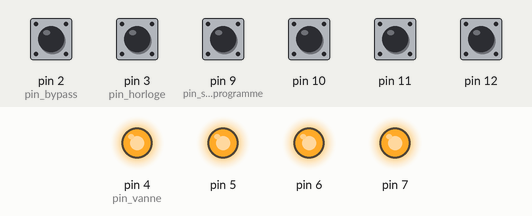
Simulated run of this sketch. Board: Arduino Uno, built with avr-gcc and run on an emulated ATmega328P. Parts: output pins drawn as LEDs (lit = HIGH). Inputs (shaded band) come from the test bench; at power-on: pin 2 (pin_bypass), pin 3 (pin_horloge), pin 9 (pin_selecteur_programme), pin 10–12 HIGH. The local clock reads 2024-03-15 10:24:30 at power-on unless the sketch sets it; what the sketch prints to the serial monitor is not drawn.

Above: at 2.8 s.
2.9 s: pin 2 (pin_bypass) pulled LOW for 1.2 s
At 4.3 s:
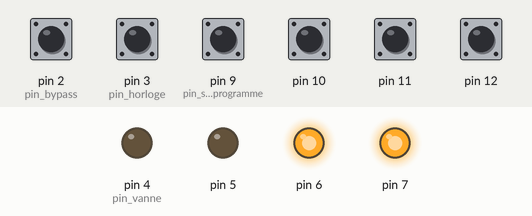
5.6 s: pin 3 (pin_horloge) pulled LOW for 1.2 s
At 7.3 s:
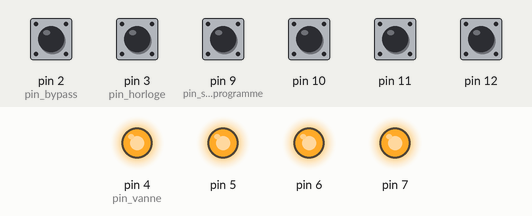
Timing chart, 0 to 8.8 s (numbered marks = the images above; inputs shaded):
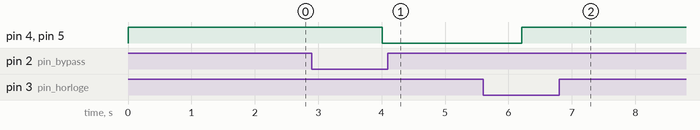

The sketch:

programme_arduino.ino
```cpp
// Gestion de l'arosage automatique
// arosage palaiseau jardin du bas
// Eric dupuy
// ericdelpozo@free.fr


#include <RTClib.h>
#include <Wire.h>

#define nb_vannes 3               // il y a 3 vannes programmables + 1 qui sert de coupure générale (sécurité)
#define nb_programmes 5
#define duree_max 3600000         //durée maximum en continu
#define pin_bypass 2              //pin du bouton pour forcer un cycle d'arrosage
#define pin_horloge 3             // pin du bouton qui réinitialise l'horloge  (en cas de changement de pile)
#define pin_vanne 4               //pour le premier relai de l'électrovanne , pour les autres on ajoute 1,
#define pin_selecteur_programme 9 // 9, 10, 11 12 (4 positions)
#define debug_serial 0            //1 --> sorties sérial de debug, sinon, rien
#define duree_cycle_force 300     // durée en seconde d'un cycle d'allumage forcé
struct temps
{
  unsigned char heure;
  unsigned char minute;
  unsigned char seconde;
};
struct Trigg                // un déclancheur = plage de fonctionnement
{
  struct temps debut;
  struct temps fin;
};
struct Prog                   //structure d'une programmation pour l'ensemble des vannes
{
  struct Trigg* vannes[nb_vannes];
  unsigned char nb_triggs[nb_vannes];
};

bool flag_clock_reset=false;
bool bypass=false;            //cycle d'arrosage focré qui prend temporairement la main sur la programmation
long start_action=0;
bool started_action=false;
RTC_DS3231 rtc;
struct temps start_bp={0,0,0};
struct temps end_bp={0,0,0};
struct temps actuel_temps;    // heure courante (mise à jour dans le loop)
struct Prog* programmes;      //ensemble des programmes


//calcul de l'écart en secondes,  avec t2 représentant une date postérieure à t1 (entre 0h00 et 23h59)
long ecart_temps(struct temps* t1,struct temps * t2)
{
  long d1=(long)t1->heure*3600L+(long)t1->minute*60L+(long)t1->seconde;
  long d2=(long)t2->heure*3600L+(long)t2->minute*60L+(long)t2->seconde;
  if (d2>d1) {return d2-d1;} else {return 86400-d1+d2;}
}

// teste si val appartient à un intervalle entre deux temps
bool temps_in(struct temps* start,struct temps* end,struct temps* val)
{
return (ecart_temps(start,val)<= ecart_temps(start,end));
}

//recupère l'heure courante
void get_temps(struct temps* t)
{
  DateTime now = rtc.now();
  t->heure=now.hour();
  t->minute=now.minute();
  t->seconde=now.second();
}

//affiche les informations au démarrage, en mode debug
void info_setup()
{
#if debug_serial
  Serial.print("\nProgrammation de l'arrosage automatique\n");
  Serial.print(nb_vannes);
  Serial.print(" vannes disponibles\n\n");
  Serial.print(nb_programmes -1);
  Serial.print(" programmes disponibles\n\n");
  Serial.print("temps continue maximal (protection) :");
  Serial.print((long)duree_max);
  Serial.print("\n\n");
  Serial.print("\n programmes disponibles:\n");
    for (int i=0;i<nb_programmes;i++){
      info_prg(i);
    }
#endif
}
void setup(){

  Serial.begin(9600);
  Wire.begin();
  rtc.begin();

  // déclaration des deux intérruptions attachées aux boutons
  pinMode(pin_bypass, INPUT_PULLUP);
  pinMode(pin_horloge, INPUT_PULLUP);

  //initialisation des pins du GPIO
  pinMode( pin_selecteur_programme, INPUT_PULLUP);
  pinMode( pin_selecteur_programme+1, INPUT_PULLUP);
  pinMode( pin_selecteur_programme+2, INPUT_PULLUP);
  pinMode( pin_selecteur_programme+3, INPUT_PULLUP);
  pinMode(pin_vanne, OUTPUT);
  pinMode(pin_vanne+1, OUTPUT);
  pinMode(pin_vanne+2, OUTPUT);
  pinMode(pin_vanne+3, OUTPUT);

  digitalWrite(pin_vanne, HIGH);    // on ferme mes relais
  digitalWrite(pin_vanne+1, HIGH);
  digitalWrite(pin_vanne+2, HIGH);
  digitalWrite(pin_vanne+3, HIGH);

//déclaration des programmes des plages horaires de toutes les vannes
programmes=(struct Prog* )malloc(sizeof(struct Prog)*nb_programmes);
//Le programme 0 est utilsé pour le cycle d'arrosage forcé, ne pas l'utiliser
programmes[0].nb_triggs[0]=1;
programmes[0].nb_triggs[1]=1;
programmes[0].nb_triggs[2]=1;
programmes[0].vannes[0] =(struct Trigg* )malloc(sizeof(struct Trigg)*programmes[0].nb_triggs[0]);
programmes[0].vannes[1] =(struct Trigg* )malloc(sizeof(struct Trigg)*programmes[0].nb_triggs[1]);
programmes[0].vannes[2] =(struct Trigg* )malloc(sizeof(struct Trigg)*programmes[0].nb_triggs[2]);
programmes[0].vannes[0][0]={0,0,0,0,0,0};
programmes[0].vannes[1][0]={0,0,0,0,0,0};
programmes[0].vannes[2][0]={0,0,0,0,0,0};

//programme1 soir et matin 10 mins
programmes[1].nb_triggs[0]=2;                 // 2 déclanchements dans la journée pour chaque vanne
programmes[1].nb_triggs[1]=2;
programmes[1].nb_triggs[2]=2;
programmes[1].vannes[0] =(struct Trigg* )malloc(sizeof(struct Trigg)*programmes[1].nb_triggs[0]);
programmes[1].vannes[1] =(struct Trigg* )malloc(sizeof(struct Trigg)*programmes[1].nb_triggs[1]);
programmes[1].vannes[2] =(struct Trigg* )malloc(sizeof(struct Trigg)*programmes[1].nb_triggs[2]);
programmes[1].vannes[0][0]={6 ,0,0,6 ,10,0};   // premier declencheur de la première vanne
programmes[1].vannes[0][1]={20,0,0,20,10,0};   // deuxième déclencheur de la première vanne
programmes[1].vannes[1][0]={6 ,10,1,6 ,20,0};
programmes[1].vannes[1][1]={20,10,1,20,20,0};
programmes[1].vannes[2][0]={6 ,20,1,6 ,30,0};
programmes[1].vannes[2][1]={20,20,1,20,30,0};

//programme2 soir et matin 15 mins
programmes[2].nb_triggs[0]=2;
programmes[2].nb_triggs[1]=2;
programmes[2].nb_triggs[2]=2;
programmes[2].vannes[0] =(struct Trigg* )malloc(sizeof(struct Trigg)*programmes[2].nb_triggs[0]);
programmes[2].vannes[1] =(struct Trigg* )malloc(sizeof(struct Trigg)*programmes[2].nb_triggs[1]);
programmes[2].vannes[2] =(struct Trigg* )malloc(sizeof(struct Trigg)*programmes[2].nb_triggs[2]);
programmes[2].vannes[0][0]={6 ,0,0,6 ,15,0};
programmes[2].vannes[0][1]={20,0,0,20,15,0};
programmes[2].vannes[1][0]={6 ,15,1,6 ,30,0};
programmes[2].vannes[1][1]={20,15,1,20,30,0};
programmes[2].vannes[2][0]={6 ,30,1,6 ,45,0};
programmes[2].vannes[2][1]={20,30,1,20,45,0};

//programme3 matin 15 mins
programmes[3].nb_triggs[0]=1;
programmes[3].nb_triggs[1]=1;
programmes[3].nb_triggs[2]=1;
programmes[3].vannes[0] =(struct Trigg* )malloc(sizeof(struct Trigg)*programmes[3].nb_triggs[0]);
programmes[3].vannes[1] =(struct Trigg* )malloc(sizeof(struct Trigg)*programmes[3].nb_triggs[1]);
programmes[3].vannes[2] =(struct Trigg* )malloc(sizeof(struct Trigg)*programmes[3].nb_triggs[2]);
programmes[3].vannes[0][0]={6,0,0,6,15,0};
programmes[3].vannes[1][0]={6,15,1,6,30,0};
programmes[3].vannes[2][0]={6,30,1,6,45,0};
//programme4 soir 15 min
programmes[4].nb_triggs[0]=1;
programmes[4].nb_triggs[1]=1;
programmes[4].nb_triggs[2]=1;
programmes[4].vannes[0] =(struct Trigg* )malloc(sizeof(struct Trigg)*programmes[4].nb_triggs[0]);
programmes[4].vannes[1] =(struct Trigg* )malloc(sizeof(struct Trigg)*programmes[4].nb_triggs[1]);
programmes[4].vannes[2] =(struct Trigg* )malloc(sizeof(struct Trigg)*programmes[4].nb_triggs[2]);
programmes[4].vannes[0][0]={20,0,0,20,15,0};
programmes[4].vannes[1][0]={20,15,1,20,30,0};
programmes[4].vannes[2][0]={20,30,1,20,45,0};

info_setup();

Serial.print("\nÉtat: démarré\n");
start_action=0;
started_action=false;

}

// Afficher des plages d'un programme sur le port serie
void info_prg(unsigned char p)
{
#if debug_serial
  Serial.print("programme ");
  Serial.print(p,"\n");

  for (unsigned i=0;i<nb_vannes;i++)
  {
   for (unsigned j=0;j< programmes[p].nb_triggs[i];j++)
   {
     struct temps debut=programmes[p].vannes[i][j].debut;
     struct temps fin=programmes[p].vannes[i][j].fin;

      Serial.write("\nvanne");
      Serial.print(i+1);
      Serial.write("  ");
      Serial.print(debut.heure);
      Serial.print(":");
      Serial.print(debut.minute);
      Serial.print(":");
      Serial.print(debut.seconde);
      Serial.write(" -->  ");
      Serial.print(fin.heure);
      Serial.print(":");
      Serial.print(fin.minute);
      Serial.print(":");
      Serial.print(fin.seconde);
     }
  }
#endif
}


void set_bypass()   //déclanché par un bouton, mise en place du cycle forcé
{
  unsigned char h=actuel_temps.heure;
  unsigned char m=actuel_temps.minute;
  unsigned char s=actuel_temps.seconde;

if (bypass==true){return;}   //attendre la fin du cycle forcé avant de pouvoir en relancer un autre

#if debug_serial
  Serial.print("\n Mise en route du Cycle forcé");
#endif

  //calculs des plages horaires du programme 0 pour un cycle forcé d'allumage de vannes

  start_bp={h,m,s};

  unsigned char h2,m2,s2;
  long starts=(long)h*3600L+(long)m*60L+(long)s;
  long duree=duree_cycle_force ;
  long ends=starts+duree;

  if (ends>86400) {ends=ends-86400;}
  h2=ends /3600;
  m2=ends %3600/60;
  s2=ends %60;

  programmes[0].vannes[0][0]={h,m,s,h2,m2,s2};

  ends=ends+1;
  if (ends>86400) {ends=ends-86400;}
  h=ends /3600;
  m=ends %3600/60;
  s=ends %60;
   ends=ends+duree;
  if (ends>86400) {ends=ends-86400;}
  h2=ends /3600;
  m2=ends %3600/60;
  s2=ends %60;
  programmes[0].vannes[1][0]={h,m,s,h2,m2,s2};
  ends=ends+1;
  if (ends>86400) {ends=ends-86400;}
  h=ends /3600;
  m=ends %3600/60;
  s=ends %60;
  ends=ends+duree;
  if (ends>86400) {ends=ends-86400;}
  h2=ends /3600;
  m2=ends %3600/60;
  s2=ends %60;

  programmes[0].vannes[2][0]={h,m,s,h2,m2,s2};

  ends=ends+1;
  if (ends>86400) {ends=ends-86400;}
  h=ends /3600;
  m=ends %3600/60;
  s=ends %60;
  end_bp={h,m,s};
#if debug_serial
  Serial.print("\n cycle forcé\n");
  info_prg(0);
#endif
  bypass=true;
  }


//recupère le programme en cours,  p=-1 si le selecteur est sur le position 0: programmation éteinte
int get_programme()
{
int p=-1;
if (digitalRead(pin_selecteur_programme)==0) {p=1;}
if (digitalRead(pin_selecteur_programme+1)==0) {p=2;}
if (digitalRead(pin_selecteur_programme+2)==0) {p=3;}
if (digitalRead(pin_selecteur_programme+3)==0) {p=3;}
return p;
}

// Boucle principale
void loop(){
  int prg;
  bool in_action=false;
  bool force_stop=false;
  long duree_action=0;
  long ts1,ts2;

  ts1=millis();

  get_temps(&actuel_temps);   //lecture de l'heure courante

//#################################################
//#      détermiation du programme à traiter      #
//#################################################
  if ((bypass==true ) && !temps_in(&start_bp,&end_bp,&actuel_temps))
      {bypass=false;}
  prg=(bypass==true)? 0:get_programme();    // en bypass c'est le programme 0 qui s'applique


//#######################################################
//#          Calcul de la durée de l'action en cours    #
//#######################################################
  if (started_action==false) {duree_action=0;}
  else{
    long d=millis();
    if (d>=start_action) {duree_action=d-start_action;}
    else{duree_action=(4294967295-start_action)+d;}
     }
  force_stop=(duree_action>duree_max);

//affichage d'infos de debuggage
#if debug_serial
  char tx[70];
  sprintf(tx, "\nTime %02d:%02d:%02d prog=%d started=%d durée=%ld force_stop=%d", actuel_temps.heure, actuel_temps.minute,actuel_temps.seconde,prg,started_action,duree_action,force_stop);
  Serial.print(tx);
#endif

//#################################################
//#        traitement de la programmation         #
//#################################################
  in_action=false;
   if (prg>=0)  //si prg=-1 --> le selecteur de probramme est sur la position 0--> aucun programme a effectuer
    {
      //allumage des vannes selon le programme

      for (unsigned i=0;i<nb_vannes;i++)
      {
        bool etatvanne=false;
        for (unsigned j=0;j< programmes[prg].nb_triggs[i];j++)
        {
          struct temps debut=programmes[prg].vannes[i][j].debut;
          struct temps fin=programmes[prg].vannes[i][j].fin;
          if (temps_in(&debut,&fin,&actuel_temps)==true)   //regarde tous les déclancheur pour la vanne i
          {
            etatvanne=true;       // permet de savoir si la vanne testée est allumée par un des déclancheurs
            in_action=true;       // si false en sortie de boucles, aucune vanne n'est en cours d'utilisation pour l'eheure courante
          }
        }
        if (etatvanne && !force_stop)
          {
            digitalWrite(pin_vanne,     LOW);   // ouverture de la vanne principale et de la vanne en action
            digitalWrite(pin_vanne+1+i, LOW);
            if (started_action==false) {         // initialise le compteur pour le calcul de la durée
#if debug_serial
                Serial.print("\n Allumage vanne ");
                Serial.print(i+1);
#endif
                started_action=true;
                start_action=millis();}
          }
        else
          {
#if debug_serial
          Serial.print("\n Extinction vanne ");
          Serial.print(i+1);
#endif

          digitalWrite(pin_vanne+1+i,HIGH);// fermeture de la vanne

#if debug_serial
          Serial.print(" fait");
#endif
          }
        }
        if (!in_action)
          {
            digitalWrite(pin_vanne,   HIGH);    // on ferme mes relais
            digitalWrite(pin_vanne+1, HIGH);
            digitalWrite(pin_vanne+2, HIGH);
            digitalWrite(pin_vanne+3, HIGH);
            started_action=false;
          }
    }
    else
    {
      digitalWrite(pin_vanne,   HIGH);    // on ferme mes relais
      digitalWrite(pin_vanne+1, HIGH);
      digitalWrite(pin_vanne+2, HIGH);
      digitalWrite(pin_vanne+3, HIGH);
      started_action=false;
      }
// ####################################################################
// #              Gestion des deux boutons                            #
// ####################################################################

//################################################
//#             cyle forcé avec un appuye long   #
//################################################
if (digitalRead(pin_bypass)==0){
    bool flag=true;
    char count=0;
    while (count<10)  // teste que le bouton est maintenu 200ms
    {
      delay(20);
      count++;
      if (digitalRead(pin_bypass)!=0) {flag=false;}

    }
    if (flag) {set_bypass();}
}

//#####################################################################
//#     réinitialisation de l'heure à 12h00 avec un appuie long       #
//#####################################################################
  if (digitalRead(pin_horloge)==0){
    bool flag=true;
    char count=0;
    while (count<10)  // teste que le bouton est maintenu 200ms
    {
      delay(20);
      count++;
      if (digitalRead(pin_horloge)!=0) {flag=false;}

    }
    if (flag) {
#if debug_serial
                Serial.print("\n réinitialisation de l'horloge");
#endif
                rtc.adjust(DateTime(2023, 1, 1, 12, 00, 0));
                digitalWrite(pin_vanne,   HIGH);    // on ferme mes relais
                digitalWrite(pin_vanne+1, HIGH);
                digitalWrite(pin_vanne+2, HIGH);
                digitalWrite(pin_vanne+3, HIGH);
                start_action=0;                   //on reinitialise toutes les actions
                started_action=false;
                bypass=false;
              }
  }


//##############################################################################
//#   boucle tant que le traitement du loop n'a pas duré au moins une seconde  #
//##############################################################################
  bool boucle_temps=true;
  while (boucle_temps){
    ts2=millis();
    long d=(ts2>ts1)? ts2-ts1: (4294967295-ts1)+ts2;
    boucle_temps=(d<=1000);
  }
}
```

Measured:
- after the input at 2.9 s, pin 4 (pin_vanne), pin 5: HIGH → LOW after 1.1 s
- after the input at 5.6 s, pin 4 (pin_vanne), pin 5: LOW → HIGH after 0.61 s
